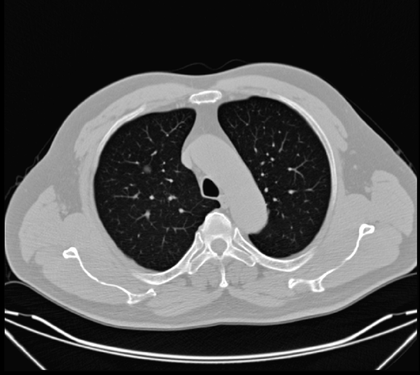
%> input picture 【20190711】图像处理导论/homework/大作业/大作业.png, 420 x 375 px, shrunk from 990 x 884 before the run
$ octave hw.m   (GNU Octave 9; MATLAB toolbox functions it lacks are replaced by stand-ins)
%> lines starting %> are read from the running program, lines starting %| are printed output that depends on the picture; in (x1, y1, x2, y2) boxes, pixels count from 0 and x2, y2 are one past the last pixel; in counts of white or black regions, pixels touching at a corner belong together; the program's own positions count from 1
clear;
img = imread('大作业.png');
%> img is the input picture: size 375x420x3 uint8; min 0, max 255, mean 79.6
%题目1：转为灰度图，后续imhist输出直方图
img1 = rgb2gray(img);
%题目2：均衡化处理
img2 = histeq(img1);
%输出题目1和2的结果
figure;
subplot(2,2,1);imshow(img1,[]);title('T1:处理前：');
subplot(2,2,2);imhist(img1);title('T1:灰度直方图：');
subplot(2,2,3);imshow(img2,[]);title('T2:均衡化后图像：');
subplot(2,2,4);imhist(img2);title('T2:均衡化后直方图：');
%> after `title('T2:均衡化后直方图：')`:
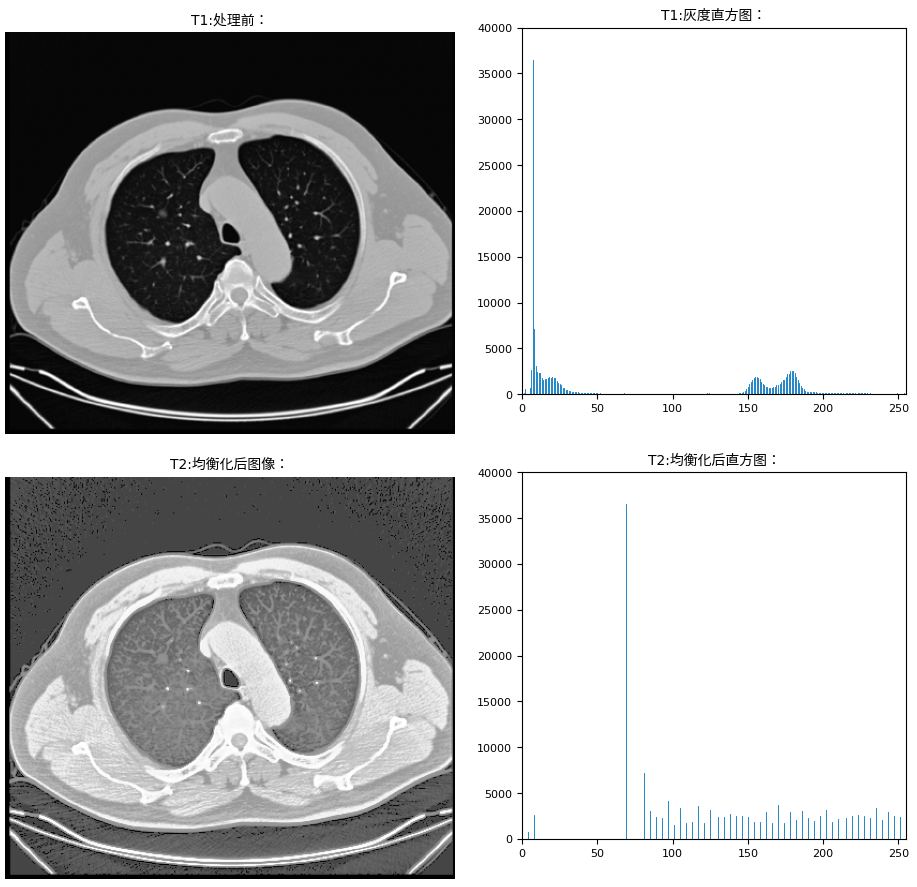
%> figure redrawn from the program's plot data, 4 panels

%题目3：
%灰度图像二值化
img3 = im2bw(img1);
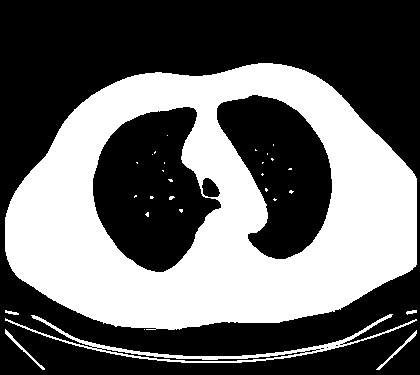
%> img3: size 375x420 logical; 40.3% white; 29 white regions (23 under 20 px), largest, box (x1, y1, x2, y2) and area: (5, 63, 417, 330) 60770, (5, 314, 417, 363) 2182, (376, 330, 417, 370) 149, (5, 329, 45, 370) 147, (5, 310, 19, 315) 38, (406, 310, 417, 315) 34
%图像填充，身体内部为1，外部为0
img4 = imfill(img3,'holes');
%> img4: size 375x420 logical; 56.6% white; 1 black region, box (x1, y1, x2, y2) and area: (0, 0, 420, 375) 68336
%图像二次分割，以“身体-外界”和“肺部-身体”为两个界限
[width, height] = size(img4);
%> width = 375; height = 420
for i=1:width
    for j=1:height
        if(img4(i,j)==1)
            if(img3(i,j)==0)
                img7(i,j)=img1(i,j);
                img5(i,j)=255;
                img6(i,j)=255;
            else
                img5(i,j)=img1(i,j);
                img6(i,j)=255;
                img7(i,j)=255;
            end
        else
            img6(i,j)=img1(i,j);
            img5(i,j)=255;
            img7(i,j)=255;
        end
    end
end
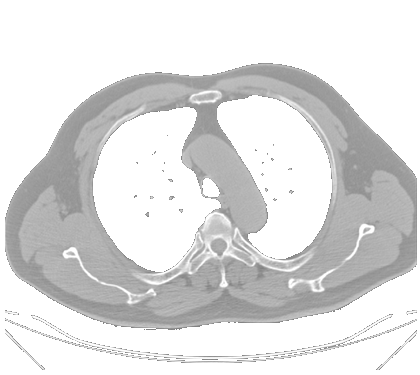
%> img5: size 375x420 double; min 128, max 255, mean 222.4
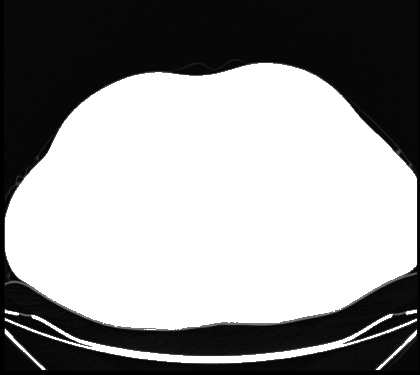
%> img6: size 375x420 uint8; min 0, max 255, mean 149.3
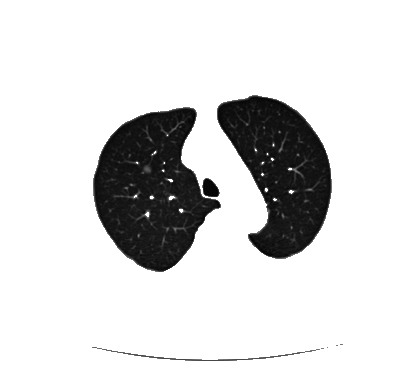
%> img7: size 375x420 double; min 2, max 255, mean 217.9
figure;
subplot(221);imshow(img3,[]);title('T3:三部分：');
subplot(222);imshow(img4,[]);title('T3:背景：');
subplot(223);imshow(img7,[]);title('T3:肺实质：');
subplot(224);imshow(img5,[]);title('T3:其他组织：');

%题目4：
%去掉肺部中的白色小点儿
se = strel('disk',6);
img8 = imerode(img7,se);
%膨胀图像
img9 = imerode(img8,se);
se = strel('disk',7);
img10 = imdilate(img9,se);
%腐蚀图像
img11 = imdilate(img10,se);
%粘连图像
[height, width] = size(img7);
%> height = 375; width = 420
for i=1:height
    for j=1:width
        if((i>(height/2-40)&&i<(height/2+40))&&(j>(width/2-40)&&j<(width/2+40)))
            m(i,j)=img7(i,j);
        else
            m(i,j)=img11(i,j);
        end
    end
end
image = edge(m,'log',4);
%> image: size 375x420 logical; 0.59% white in thin lines or dots, all inside (x1, y1, x2, y2) = (94, 96, 331, 271)
se = strel('disk',1);
img11 = imdilate(image,se);
%> img11: size 375x420 logical; 1.8% white in thin lines or dots, all inside (x1, y1, x2, y2) = (93, 95, 332, 272)
figure;
imshow(img11,[]);title('T4:肺部：');
imwrite(img11,'resultT4.jpg');

%题目5：压缩图像
I = img11;
I = im2double(I); % 数据类型转换
T = dctmtx(8); % 计算二维离散DCT矩阵
dct = @(x)T * x * T'; % 设置函数句柄
B = blkproc(I,[8 8],dct); % 图像块处理
mask = [1 1 1 1 0 0 0 0 % 掩膜
1 1 1 0 0 0 0 0
1 1 0 0 0 0 0 0
1 0 0 0 0 0 0 0
0 0 0 0 0 0 0 0
0 0 0 0 0 0 0 0
0 0 0 0 0 0 0 0
0 0 0 0 0 0 0 0];
B2 = blkproc(B,[8 8],@(x)mask.* x); % 图像块处理
invdct = @(x)T' * x * T; % 设置函数句柄
I2 = blkproc(B2,[8 8],invdct); % 图像块处理
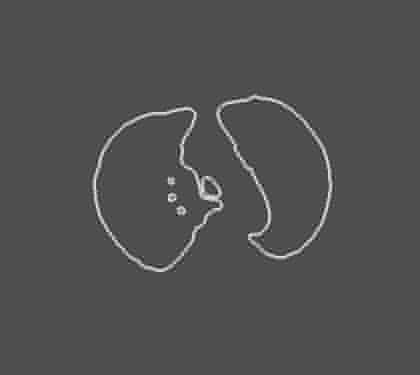
%> I2: size 375x420 double; min -0.63, max 1.41, mean 0.0178; drawn with min black and max white
figure, imshow(I2),title('T5:压缩后（压缩比：72.20%）'); % 显示原始图像和压缩重构图像
%> after `imshow(I2)`:
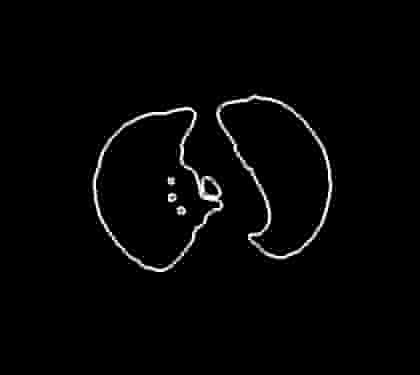
%> displayed picture: size 375x420, on the screen's scale of 0 to 255; min 0, max 255, mean 4.9
imwrite(I2,'resultT5.jpg');

$ run again, with 【20190711】图像处理导论/homework/大作业/T4-2.jpg saved as 【20190711】图像处理导论/homework/大作业/大作业.png
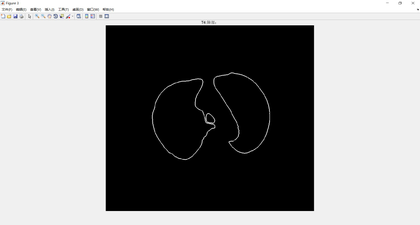
%> input picture 【20190711】图像处理导论/homework/大作业/T4-2.jpg, 420 x 225 px, shrunk from 1920 x 1030 before the run
%> img is the input picture: size 225x420x3 uint8; mean R, G, B 143, 143, 143
%> img3: size 225x420 logical; 59.3% white; 24 black regions (23 under 20 px), largest, box (x1, y1, x2, y2) and area: (106, 25, 314, 211) 38440
%> img4: size 225x420 logical; every value is 1
%> after the loop `for i=1:width`:
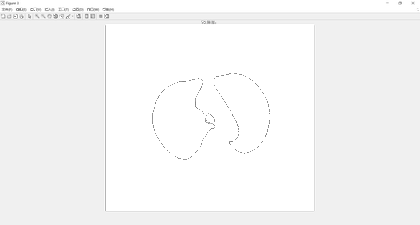
%> img5: size 225x420 uint8; min 128, max 255, mean 246
%> image: size 225x420 logical; 1.4% white in thin lines or dots, all inside (x1, y1, x2, y2) = (1, 1, 314, 211)
%> I: size 225x420 double; values 0 (black) and 1 (white), 4.2% white; 8 white regions (2 under 20 px), largest, box (x1, y1, x2, y2) and area: (105, 23, 315, 212) 2318, (169, 76, 217, 149) 691, (211, 70, 249, 151) 612, (0, 0, 44, 19) 165, (59, 0, 86, 18) 98, (59, 0, 69, 13) 41
%> `imshow(I2)`:
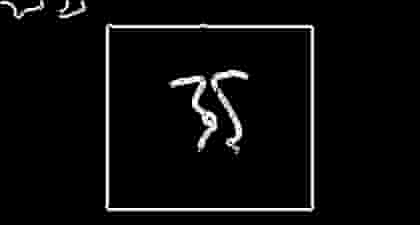
%> displayed picture: size 225x420, on the screen's scale of 0 to 255; min 0, max 255, mean 11.2
